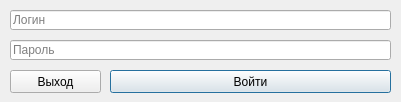
<?xml version="1.0" encoding="UTF-8"?>
<ui version="4.0">
 <class>Dialog</class>
 <widget class="QDialog" name="Dialog">
  <property name="geometry">
   <rect>
    <x>0</x>
    <y>0</y>
    <width>401</width>
    <height>102</height>
   </rect>
  </property>
  <property name="windowTitle">
   <string>Авторизация</string>
  </property>
  <widget class="QLineEdit" name="lineEditLogin">
   <property name="geometry">
    <rect>
     <x>10</x>
     <y>10</y>
     <width>381</width>
     <height>20</height>
    </rect>
   </property>
   <property name="echoMode">
    <enum>QLineEdit::Normal</enum>
   </property>
   <property name="placeholderText">
    <string>Логин</string>
   </property>
  </widget>
  <widget class="QLineEdit" name="lineEditPassword">
   <property name="geometry">
    <rect>
     <x>10</x>
     <y>40</y>
     <width>381</width>
     <height>20</height>
    </rect>
   </property>
   <property name="echoMode">
    <enum>QLineEdit::Password</enum>
   </property>
   <property name="placeholderText">
    <string>Пароль</string>
   </property>
  </widget>
  <widget class="QPushButton" name="pushButtonExit">
   <property name="geometry">
    <rect>
     <x>10</x>
     <y>70</y>
     <width>91</width>
     <height>23</height>
    </rect>
   </property>
   <property name="text">
    <string>Выход</string>
   </property>
   <property name="autoDefault">
    <bool>false</bool>
   </property>
  </widget>
  <widget class="QPushButton" name="pushButtonLogin">
   <property name="geometry">
    <rect>
     <x>110</x>
     <y>70</y>
     <width>281</width>
     <height>23</height>
    </rect>
   </property>
   <property name="text">
    <string>Войти</string>
   </property>
   <property name="default">
    <bool>true</bool>
   </property>
  </widget>
 </widget>
 <resources/>
 <connections/>
</ui>
